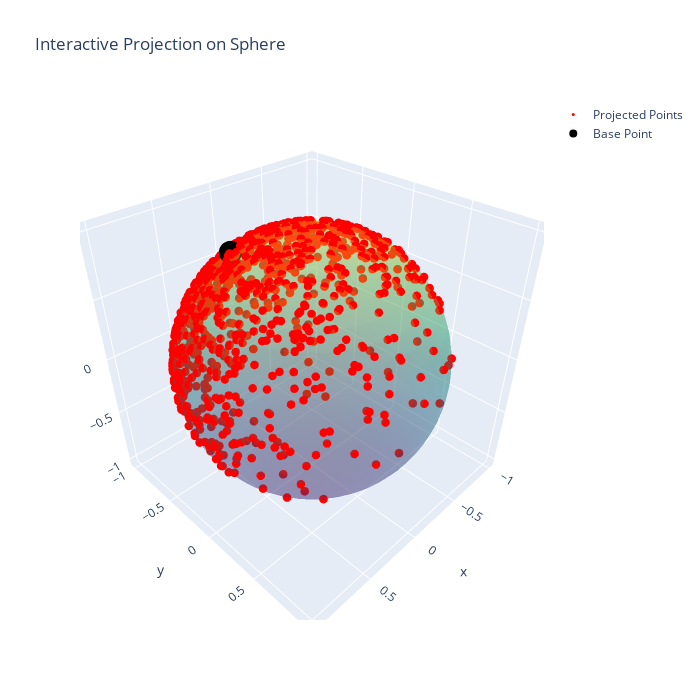

The notebook cell saved with this chart:
### Markdown cell above
# LAND on Sphere manifold with higher covariance (=0.49)

### Code cell
sigma = 0.7
dim = 3
sphere = PymanoptSphereManifold(dim)
mean = sphere.random_point()
axis = get_axis(x, dim)
data = np.random.multivariate_normal(np.zeros(dim - 1), sigma**2 * np.eye(dim - 1), size=1000)
tangent_vectors = data@axis
projected_points = np.array([sphere.exp(x, t) for t in tangent_vectors])

plot_projected_sphere(x, projected_points)

print(f'x (mean): {x}')
print(f'Sigma: {sigma**2 * np.eye(dim - 1)}')

mus, opt_cov = mle_manifold(projected_points, sphere, 300, 0.02, 0.01)
opt_mu = mus[-1]
print(f'optimal mean: {opt_mu}')
print(f'optimal covariance: {opt_cov}')

plot_mean(x, np.array(mus))
plot_mean_and_points(x, np.array(mus), projected_points)

### Figure 1 — Plotly figure (JSON) as saved in the notebook; plotly's stock layout.template omitted (floating-point values rounded to 4 significant figures; data arrays with more than 128 entries replaced by an {"elided": "..."} marker saying what was removed)
{"data": [{"colorscale": [[0, "#440154"], [0.1111, "#482878"], [0.2222, "#3e4989"], [0.3333, "#31688e"], [0.4444, "#26828e"], [0.5556, "#1f9e89"], [0.6667, "#35b779"], [0.7778, "#6ece58"], [0.8889, "#b5de2b"], [1, "#fde725"]], "opacity": 0.3, "showscale": false, "type": "surface", "x": {"elided": "50x25 float values"}, "y": {"elided": "50x25 float values"}, "z": {"elided": "50x25 float values"}}, {"marker": {"color": "red", "size": 3}, "mode": "markers", "name": "Projected Points", "type": "scatter3d", "x": {"elided": "1000 float values"}, "y": {"elided": "1000 float values"}, "z": {"elided": "1000 float values"}}, {"marker": {"color": "black", "size": 8}, "mode": "markers", "name": "Base Point", "type": "scatter3d", "x": [0.3465], "y": [-0.422], "z": [0.8378]}], "layout": {"height": 700, "scene": {"aspectmode": "cube"}, "title": {"text": "Interactive Projection on Sphere"}, "width": 700}}
